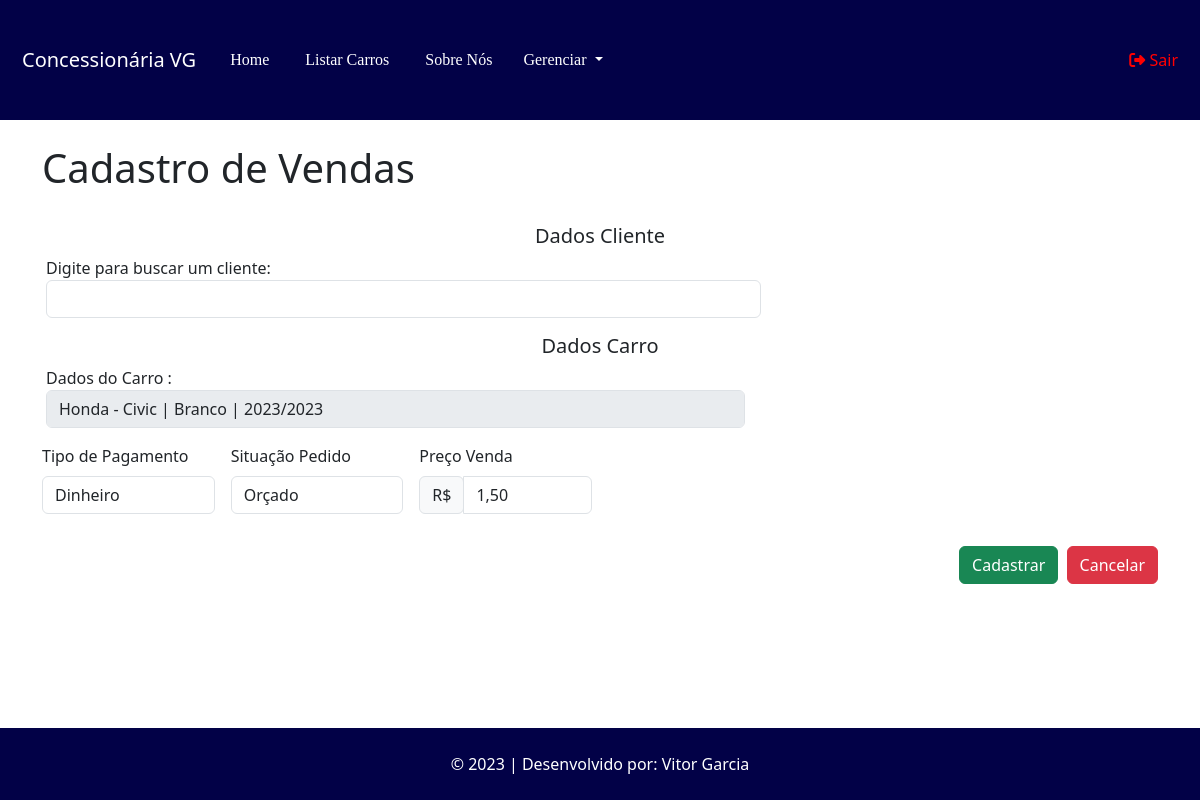
Page /venda/cadastro/3 (signed in) on the earlier database version.
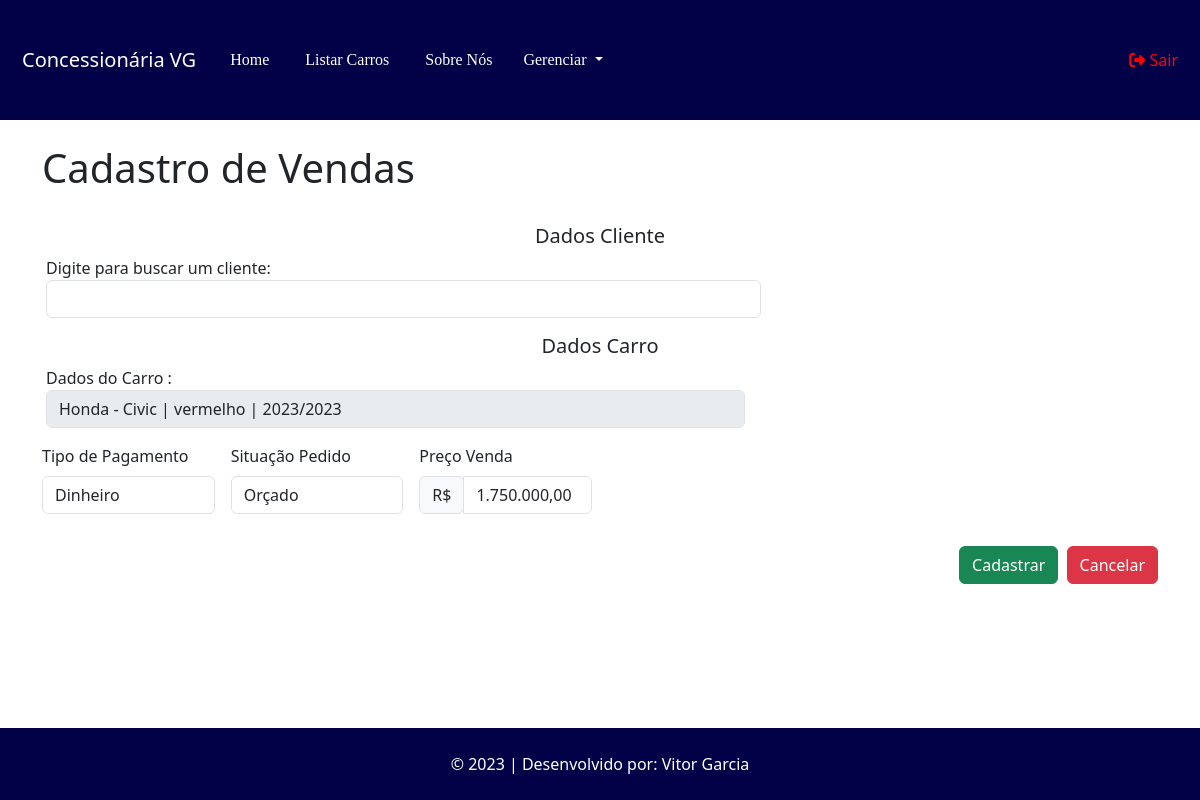
Same page on the later database version.
### tables this page shows
CREATE TABLE `marca` (
  `id` int(11) NOT NULL,
  `nome` varchar(100) NOT NULL
);

CREATE TABLE `modelo` (
  `id` int(11) NOT NULL,
  `nome` varchar(100) NOT NULL,
  `id_marca` int(11) NOT NULL
);

CREATE TABLE `carro` (
  `id` int(11) NOT NULL,
  `id_modelo` int(11) NOT NULL,
  `ano_fabricacao` year(4) NOT NULL,
  `cor` varchar(50) NOT NULL,
  `preco_venda` decimal(10,2) NOT NULL,
  `quilometragem` int(11) NOT NULL,
  `modelo_direcao` varchar(50) NOT NULL,
  `modelo_transmissao` varchar(50) NOT NULL,
  `placa` varchar(12) NOT NULL,
  `observacoes` varchar(255) NOT NULL,
  `disponibilidade` varchar(50) NOT NULL,
  `tipo_freio` varchar(15) NOT NULL,
  `motor` varchar(15) NOT NULL,
  `tipo_combustivel` varchar(15) NOT NULL,
  `tipo_tracao` varchar(15) NOT NULL,
  `ano_modelo` year(4) NOT NULL
);

### App/Controllers/Controller.php (called while the page is built, shortened)
<?php
abstract class Controller
{
    private $viewVar;
    public function render($view)
    {
        $viewVar = $this->getViewVar();
        require_once PATH . '/App/Views/layouts/cabecalho.php';
        require_once PATH . '/App/Views/layouts/menu.php';
        require_once PATH . '/App/Views/' . $view . '.php';
        require_once PATH . '/App/Views/layouts/rodape.php';
    }
    public function getViewVar()
    {
        return $this->viewVar;
    }
    public function setViewParam($varName, $varValue)
    {
        if ($varName != "" && $varValue != "") {
            $this->viewVar[$varName] = $varValue;
        }
    }
}

### App/Controllers/VendaController.php (called while the page is built, shortened)
<?php
class VendaController extends Controller
{
    public function cadastro($params)
    {
        $idCarro = $params[0];
        $carroDAO = new CarroDAO();
        $carro = $carroDAO->listar($idCarro);
        $this->render('venda/cadastro');
    }
}

### index.php (called while the page is built, shortened)
<?php
try {
    $app = new App();
    $app->run();
}catch (\Exception $e){
    $oError = new Erro($e);
    $oError->render();
}

### App/Lib/Conexao.php (called while the page is built, shortened)
<?php
class Conexao
{
    private static $connection;
    public static function getConnection()
    {
        $pdoConfig = DB_DRIVER . ":" . "host=" . DB_HOST . ";";
        $pdoConfig .= "dbname=" . DB_NAME . ";";
        try {
            if (!isset(self::$connection)) {
                self::$connection = new PDO($pdoConfig, DB_USER, DB_PASSWORD);
                self::$connection->setAttribute(PDO::ATTR_ERRMODE, PDO::ERRMODE_EXCEPTION);
            }
            return self::$connection;
        } catch (PDOException $e) {
            throw new Exception("Erro de conexão com o banco de dados", 500);
        }
    }
}

### App/Models/DAO/BaseDAO.php (called while the page is built, shortened)
<?php
abstract class BaseDAO
{
    private $conexao;
    public function __construct()
    {
        $this->conexao = Conexao::getConnection();
    }
    public function select($sql)
    {
        if (!empty($sql)) {
            return $this->conexao->query($sql);
        }
    }
}

### App/Models/DAO/CarroDAO.php (called while the page is built, shortened)
<?php
class CarroDAO extends BaseDAO{
    public function listar($id = null){
        if($id){
            $resultado = $this->select(
                "SELECT * FROM carro WHERE id = $id"
            );
            return $resultado->fetchObject(Carro::class);
        } else {
            $resultado = $this->select(
                'SELECT * FROM carro'
            );
            return $resultado->fetchAll(\PDO::FETCH_CLASS, Carro::class);
        }
        return false;
    }
}
?>

### App/Models/Entidades/Carro.php (called while the page is built, shortened)
<?php
class Carro{
     private $ano_fabricacao;
     private $ano_modelo;
     private $cor;
     private $preco_venda;
     function getAno_fabricacao(){
          return $this->ano_fabricacao;
     }
     function getAno_modelo(){
          return $this->ano_modelo;
     }
     public function getCor(){
          return $this->cor;
     }
     public function getPreco_venda(){
          return $this->preco_venda;
     }
     private $id_modelo;
     public function getId_modelo(){
          return $this->id_modelo;
     }
}
?>

### App/Models/DAO/ModeloDAO.php (called while the page is built, shortened)
<?php
class ModeloDAO extends BaseDAO{
    public function listar($id = null){
        if($id){
            $resultado = $this->select(
                "SELECT * FROM modelo WHERE id = $id"
            );
            return $resultado->fetchObject(Modelo::class);
        } else {
            $resultado = $this->select(
                'SELECT * FROM modelo'
            );
            return $resultado->fetchAll(\PDO::FETCH_CLASS, Modelo::class);
        }
        return false;
    }
}
?>

### App/Models/Entidades/Modelo.php (called while the page is built, shortened)
<?php
class Modelo{
     private $nome;
     private $id_marca;
     public function getNome(){
          return $this->nome;
     }
   function getId_marca(){
        return $this->id_marca;
   }
}
?>

### App/Models/DAO/MarcaDAO.php (called while the page is built, shortened)
<?php
class MarcaDAO extends BaseDAO{
    public function listar($id = null){
        if($id){
            $resultado = $this->select(
                "SELECT * FROM marca WHERE id = $id"
            );
            return $resultado->fetchObject(Marca::class);
        } else {
            $resultado = $this->select(
                'SELECT * FROM marca'
            );
            return $resultado->fetchAll(\PDO::FETCH_CLASS, Marca::class);
        }
        return false;
    }
}
?>

### App/Models/Entidades/Marca.php (called while the page is built, shortened)
<?php
class Marca{
     private $nome;
   function getNome(){
        return $this->nome;
   }
}
?>

### App/Views/venda/cadastro.php (the view, shortened to what the changed rows need)
<?php
$carro = $viewVar['carro'];
$modeloDAO = new ModeloDAO();
$modelo = $modeloDAO->listar($carro->getId_modelo());
$marcaDAO = new MarcaDAO();
$marca = $marcaDAO->listar($modelo->getId_marca());
?>
<div class="container">
  <br>
    <h1>Cadastro de Vendas</h1>
  <br>
  <form action="http://<?php echo APP_HOST; ?>/venda/salvar" method="post" class="row g-3">
    <br>
    <h5 class="text-center">Dados Cliente</h5>
    <br>
    <div class="row">
      <div class="col-md-8">
        <label for="input_cliente">Digite para buscar um cliente:</label>
        <input list="clientes" name="input_cliente" class="form-control" id="input_cliente" onkeyup="funcaoCliente()">
        </div>
      </div>
    </div>
    <br>
    <h5 class="text-center">Dados Carro</h5>
    <br>
    <div class="row">
    <div class="row">
      <div class="col-md-8">
        <label for="input_carro">Dados do Carro :</label>
            <input type="text" class="form-control" value="<?php  echo $marca->getNome() . ' - ' . $modelo->getNome() . ' | ' . $carro->getCor() . ' | ' . $carro->getAno_fabricacao() . '/' . $carro->getAno_modelo(); ?>" disabled>
        </div>
      </div>
    </div>
      <div class="col-md-2">
        <label for="inputTipo_pagamento" class="form-label">Tipo de Pagamento</label>
          <select class="form-control" id="inputTipo_pagamento" name="tipo_pagamento">
              <option value="Dinheiro">Dinheiro</option>
          </select>
      </div>
      <div class="col-md-2">
        <label for="inputSituacao_pedido" class="form-label">Situação Pedido</label>
          <select class="form-control" id="inputSituacao_pedido" name="situacao_pedido">
              <option value="Orçado">Orçado</option>
          </select>
      </div>
      <div class="col-md-2">
          <label for="inputPreco_venda" class="form-label">Preço Venda</label>
          <div class="input-group mb-3">
              <div class="input-group-prepend">
                  <span class="input-group-text">R$</span>
              </div>
              <input type="text" class="form-control money" id="inputPreco_venda" name="preco_venda" value="<?php echo number_format($carro->getPreco_venda(), 2, ',', '.'); ?>">
          </div>
      </div>
      <div class="col-md-12 d-flex justify-content-end">
      <button type="submit" class="btn btn-success">Cadastrar</button>&nbsp&nbsp
      <button type="button" class="btn btn-danger">Cancelar</button>
    </div>
<br>
<br>

Differences in the rows shown:
removed marca: nome.ano_modelo "Honda - Civic | Branco | 2023/2023"
now on this page (row edited): marca: nome.ano_modelo "Honda - Civic | vermelho | 2023/2023"
changed carro: preco_venda "1,50" → "1.750.000,00"
